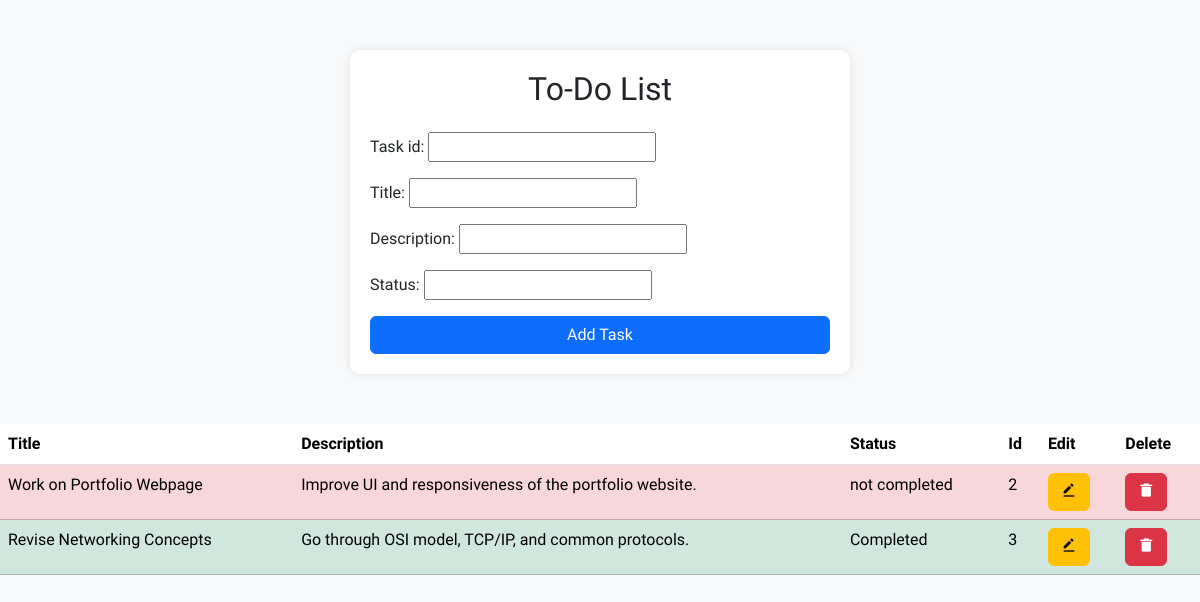
The page / on the database its author committed.
### todoapp/models.py (models this page shows, shortened)
class Todo(models.Model):
  task_id=models.IntegerField()
  title=models.CharField(max_length=100)
  description=models.CharField(max_length=100)
  status=models.CharField(max_length=100)

### todoapp/views.py (the view)
# urls.py: path('', views.todolist, name='todolist'),
def todolist(request):
  if request.method == 'POST':
    form=todoform(request.POST)
    if form.is_valid():
      print("validation success")
      print(form.cleaned_data['title'])
      form.save()
      return redirect('todolist')
  else:
      all_task=Todo.objects.all()
      form=todoform()
  return render(request,'index.html',{'forms':form ,'list':all_task})

### todoapp/forms.py
class todoform(forms.ModelForm):
  class Meta:
    model=Todo
    fields='__all__'

### templates/index.html (shortened to what this page needs)
<!DOCTYPE html>
<html lang="en">
<head>
  <link href="https://cdn.jsdelivr.net/npm/bootstrap@5.3.3/dist/css/bootstrap.min.css" rel="stylesheet">
  <link href='https://unpkg.com/boxicons@2.1.4/css/boxicons.min.css' rel='stylesheet'>
</head>
<body>
  <div class="container">
    <div class="todo-container">
      <h2 class="text-center mb-4">To-Do List</h2>
      <form action="" method="POST">
        <div class="mb-3">
          {{ forms.as_p }}
        </div>
        <div class="text-center">
          <input type="submit" value="Add Task" class="btn btn-primary w-100">
        </div>
      </form>
    </div>
  </div>
  <table class="table caption-top">
    <thead>
      <tr>
        <th scope="col">Title</th>
        <th scope="col">Description</th>
        <th scope="col">Status</th>
        <th scope="col">Id</th>
        <th scope="col">Edit</th>
        <th scope="col">Delete</th>
      </tr>
    </thead>
    <tbody>
      {% for data in list %}
      <tr class="{% if data.status == 'Completed' %} table-success {% else%} table-danger  {% endif %}">
        <td>{{data.title}}</td>
        <td>{{data.description}}</td>
        <td>{{data.status}}</td>
        <td>{{data.task_id}}</td>
        <td><a href="{% url 'edit' id=data.id %}" class="btn btn-warning"><i class='bx bxs-edit-alt'></i></i></a></td>
        <td><a href="{% url 'delete' id=data.id %}" class="btn btn-danger"><i class='bx bxs-trash-alt'></i></a></td>
      </tr>
      {% endfor %}
    </tbody>
  </table>
</body>
</html>

### templates/index.html (style rules this page uses)
body { background-color: #f8f9fa; font-family: "M PLUS Rounded 1c", serif; }
.todo-container { max-width: 500px; margin: 50px auto; padding: 20px; background: #fff; border-radius: 10px; box-shadow: 0px 0px 10px rgba(0, 0, 0, 0.1); }

### rows shown on the page
Todo: title "Work on Portfolio Webpage", description "Improve UI and responsiveness of the portfolio website.", status "not completed", task_id "2"
Todo: title "Revise Networking Concepts", description "Go through OSI model, TCP/IP, and common protocols.", status "Completed", task_id "3"
